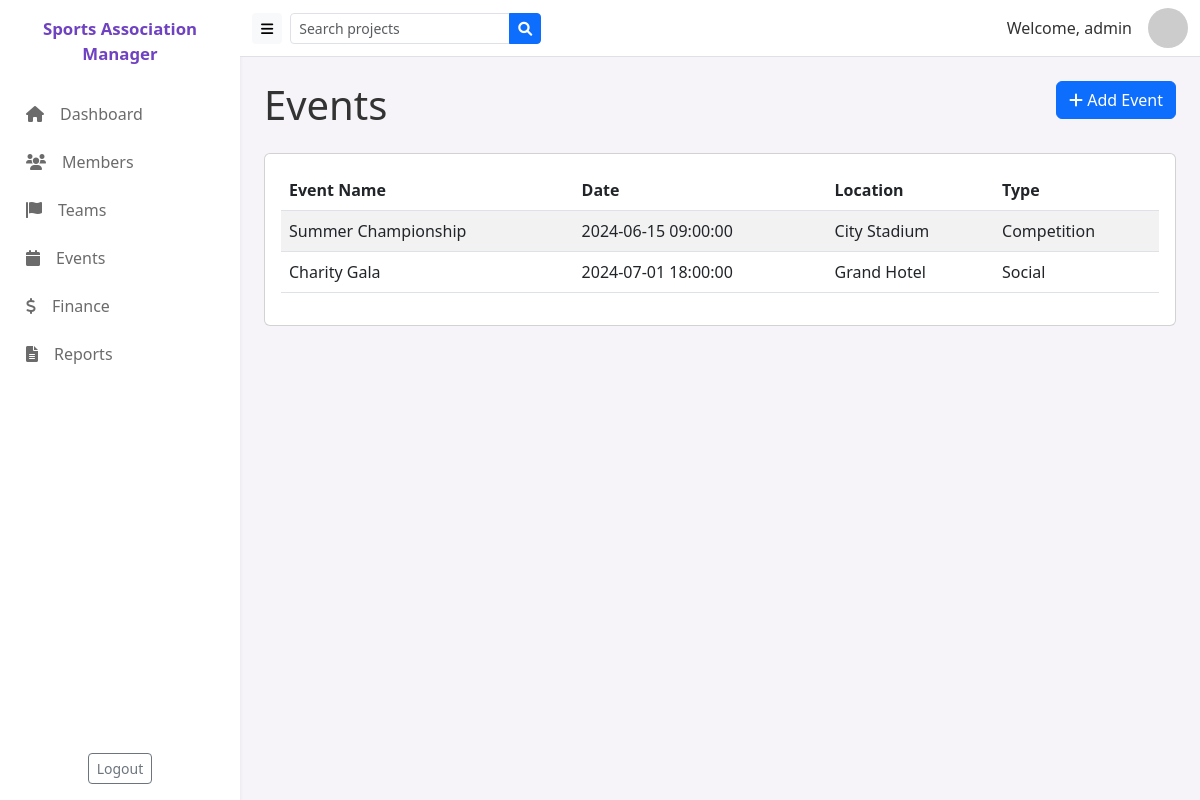
The page /public/event (signed in) on the database its author committed.
### tables this page shows
CREATE TABLE IF NOT EXISTS events (
    id INT AUTO_INCREMENT PRIMARY KEY,
    event_name VARCHAR(100) NOT NULL,
    event_date DATETIME NOT NULL,
    location VARCHAR(255),
    type VARCHAR(50),
    description TEXT,
    created_at TIMESTAMP DEFAULT CURRENT_TIMESTAMP
);

### app/controllers/EventController.php (called while the page is built, shortened)
<?php
class EventController extends Controller {
    private $eventModel;
    public function __construct(){
        $this->eventModel = $this->model('Event');
    }
    public function index(){
        $events = $this->eventModel->getEvents();
        $data = ['events' => $events];
        $this->view('events/index', $data);
    }
}

### app/core/App.php (called while the page is built, shortened)
<?php
class App {
    protected $currentMethod = 'index';
    public function __construct(){
        $url = $this->getUrl();
        if(isset($url[0]) && file_exists('../app/controllers/' . ucwords($url[0]) . 'Controller.php')){
            unset($url[0]);
        }
        $this->currentController = new $this->currentController;
        if(isset($url[1])){
            if(method_exists($this->currentController, $url[1])){
                $this->currentMethod = $url[1];
                unset($url[1]);
            }
        } else {
            $controllerClass = is_object($this->currentController) ? get_class($this->currentController) : $this->currentController;
            if($controllerClass === 'AuthController'){
                $this->currentMethod = 'login';
            } else {
                $this->currentMethod = 'index';
            }
        }
        $this->params = $url ? array_values($url) : [];
        call_user_func_array([$this->currentController, $this->currentMethod], $this->params);
    }
    public function getUrl(){
        if(isset($_GET['url'])){
            $url = rtrim($_GET['url'], '/');
            $url = filter_var($url, FILTER_SANITIZE_URL);
            $url = explode('/', $url);
            return $url;
        }
        return [];
    }
}

### public/index.php (called while the page is built, shortened)
<?php
$init = new App();

### app/core/Database.php (called while the page is built, shortened)
<?php
class Database {
    private $host = DB_HOST;
    private $user = DB_USER;
    private $pass = DB_PASS;
    private $dbname = DB_NAME;
    private $dbh;
    private $stmt;
    public function __construct(){
        $dsn = 'mysql:host=' . $this->host . ';dbname=' . $this->dbname;
        $options = array(
            PDO::ATTR_PERSISTENT => true,
            PDO::ATTR_ERRMODE => PDO::ERRMODE_EXCEPTION
        );
        try{
            $this->dbh = new PDO($dsn, $this->user, $this->pass, $options);
        } catch(PDOException $e){
            $this->error = $e->getMessage();
            if(defined('SHOW_DB_MESSAGES') && SHOW_DB_MESSAGES){
                echo "❌ خطأ في الاتصال: " . $this->error;
            } else {
                error_log('Database connection error: ' . $this->error);
            }
        }
    }
    public function query($sql){
        $this->stmt = $this->dbh->prepare($sql);
    }
    public function execute(){
        return $this->stmt->execute();
    }
    public function resultSet(){
        $this->execute();
        return $this->stmt->fetchAll(PDO::FETCH_OBJ);
    }
}

### app/models/Event.php (called while the page is built, shortened)
<?php
class Event extends Model {
    public function getEvents(){
        $this->db->query('SELECT * FROM events ORDER BY event_date ASC');
        return $this->db->resultSet();
    }
}

### app/core/Model.php (called while the page is built, shortened)
<?php
class Model {
    public function __construct(){
        $this->db = new Database;
    }
}

### app/views/events/index.php (the view)
<?php require APPROOT . '/views/layouts/header.php'; ?>
<div class="row mb-3">
    <div class="col-md-6">
        <h1>Events</h1>
    </div>
    <div class="col-md-6">
        <a href="<?php echo URLROOT; ?>/event/add" class="btn btn-primary float-end">
            <i class="fa fa-plus"></i> Add Event
        </a>
    </div>
</div>
<div class="card card-body mb-3">
    <table class="table table-striped">
        <thead>
            <tr>
                <th>Event Name</th>
                <th>Date</th>
                <th>Location</th>
                <th>Type</th>
            </tr>
        </thead>
        <tbody>
            <?php foreach($data['events'] as $event) : ?>
            <tr>
                <td><?php echo $event->event_name; ?></td>
                <td><?php echo $event->event_date; ?></td>
                <td><?php echo $event->location; ?></td>
                <td><?php echo $event->type; ?></td>
            </tr>
            <?php endforeach; ?>
        </tbody>
    </table>
</div>
<?php require APPROOT . '/views/layouts/footer.php'; ?>

### public/css/style.css (style rules this page uses)
:root { --sidebar-width:240px; --sidebar-collapsed-width:70px; --brand-color:#6f42c1; }
body { background:#f6f4f8;font-family:Segoe UI, Roboto, Helvetica, Arial, sans-serif;color:#333 }

### rows shown on the page
events: event_name "Summer Championship", event_date "2024-06-15 09:00:00", location "City Stadium", type "Competition"
events: event_name "Charity Gala", event_date "2024-07-01 18:00:00", location "Grand Hotel", type "Social"

### other values the page prints
SITENAME "Sports Association Manager"
$_SESSION['user_username'] "admin"
